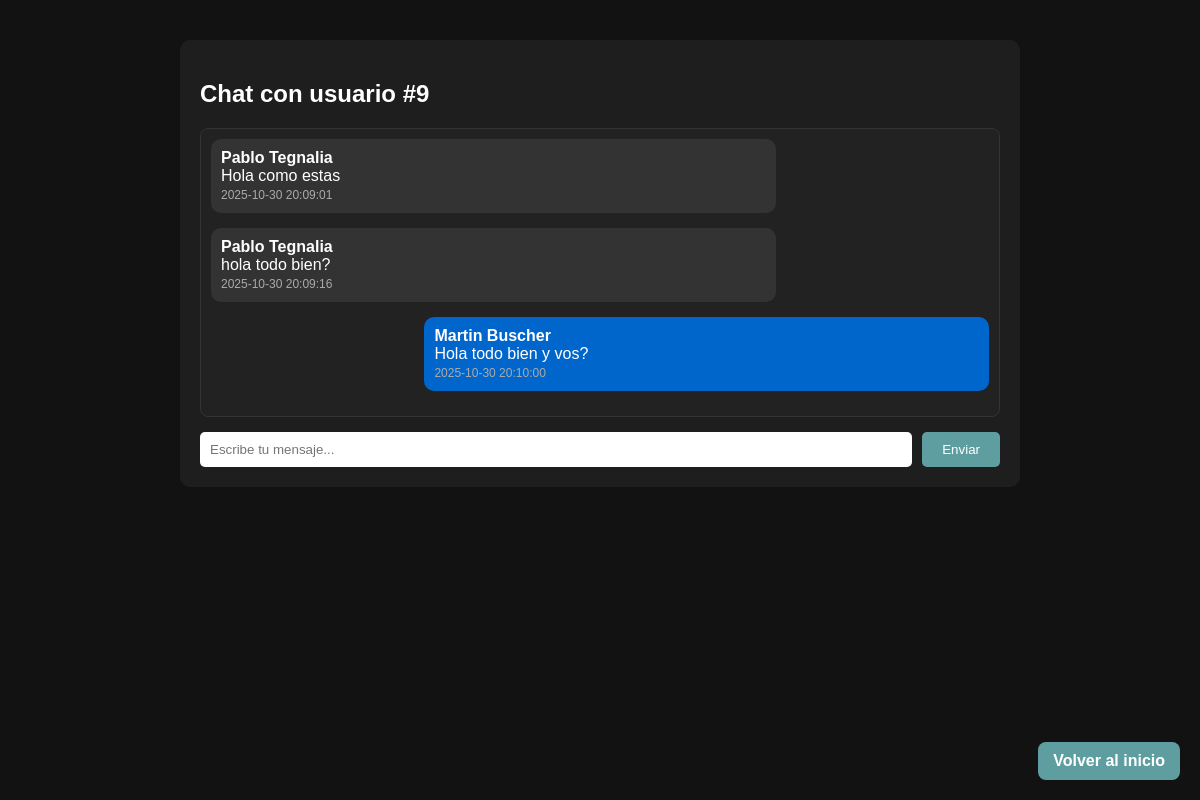
Screenshot of /chat.php?id_receptor=9 (signed in) with the database file from the repository.
### tables this page shows
CREATE TABLE `mensajes` (
  `id_mensaje` int(11) NOT NULL,
  `contenido` varchar(200) NOT NULL,
  `id_receptor` int(11) NOT NULL,
  `id_emisor` int(11) NOT NULL,
  `fecha` datetime NOT NULL
);

CREATE TABLE `usuarios` (
  `id_usuario` int(11) NOT NULL,
  `nombre` varchar(50) NOT NULL,
  `apellido` varchar(50) NOT NULL,
  `email` varchar(50) NOT NULL,
  `tipo_usuario` varchar(50) NOT NULL,
  `fecha_registro` datetime NOT NULL,
  `contrasena` varchar(250) NOT NULL,
  `cv` varchar(255) DEFAULT NULL
);

### mensajesController.php (called while the page is built, shortened)
<?php
class MensajesController {
    private $pdo;
    public function __construct($pdo) {
        $this->pdo = $pdo;
    }
    public function getConversacion($id_emisor, $id_receptor) {
        $stmt = $this->pdo->prepare("
            SELECT m.*, u.nombre, u.apellido
            FROM mensajes m
            INNER JOIN usuarios u ON m.id_emisor = u.id_usuario
            WHERE (m.id_emisor = ? AND m.id_receptor = ?)
               OR (m.id_emisor = ? AND m.id_receptor = ?)
            ORDER BY m.fecha ASC
        ");
        $stmt->execute([$id_emisor, $id_receptor, $id_receptor, $id_emisor]);
        return $stmt->fetchAll(PDO::FETCH_ASSOC);
    }
}
?>

### chat.php (the view, shortened to what this page needs)
<?php
require 'db.php';
require 'mensajesController.php';
$mensajesController = new MensajesController($pdo);
$id_emisor = $_SESSION['id_usuario'];
$id_receptor = $_GET['id_receptor'] ?? null;
$mensajes = $mensajesController->getConversacion($id_emisor, $id_receptor);
?>
<!DOCTYPE html>
<html lang="es">
<head>
</head>
<body>
<div class="chat-container">
    <h2>Chat con usuario #<?php echo htmlspecialchars($id_receptor); ?></h2>
    <div class="mensajes">
        <?php foreach ($mensajes as $m): ?>
            <div class="mensaje <?php echo $m['id_emisor'] == $id_emisor ? 'propietario' : 'ajeno'; ?>">
                <strong><?php echo htmlspecialchars($m['nombre'] . ' ' . $m['apellido']); ?></strong><br>
                <?php echo nl2br(htmlspecialchars($m['contenido'])); ?><br>
                <small><?php echo htmlspecialchars($m['fecha']); ?></small>
            </div>
        <?php endforeach; ?>
    </div>
    <form method="POST">
        <input type="text" name="contenido" placeholder="Escribe tu mensaje..." required>
        <button type="submit">Enviar</button>
    </form>
</div>
<a href="index.php" class="volver">Volver al inicio</a>
</body>
</html>

### chat.php (style rules this page uses)
body { font-family: Arial, sans-serif; background-color: #121212; color: white; margin: 0; padding: 0; }
.chat-container { width: 90%; max-width: 800px; margin: 40px auto; background-color: #1e1e1e; border-radius: 10px; padding: 20px; }
.mensajes { max-height: 400px; overflow-y: auto; border: 1px solid #333; padding: 10px; background-color: #222; border-radius: 8px; }
.mensaje { margin-bottom: 15px; padding: 10px; border-radius: 10px; max-width: 70%; }
.mensaje.propietario { background-color: #0066cc; align-self: flex-end; margin-left: auto; }
.mensaje.ajeno { background-color: #333; }
.mensaje small { color: #aaa; font-size: 12px; }
form { margin-top: 15px; display: flex; gap: 10px; }
input[type="text"] { flex: 1; padding: 10px; border-radius: 5px; border: none; }
button { padding: 10px 20px; background-color: cadetblue; color: white; border: none; border-radius: 5px; cursor: pointer; }
.volver { position: fixed; bottom: 20px; right: 20px; background-color: cadetblue; color: white; padding: 10px 15px; border-radius: 8px; text-decoration: none; font-weight: bold; }

### rows the page displays
mensajes: id_emisor.apellido "Pablo Tegnalia", contenido "Hola como estas", fecha "2025-10-30 20:09:01"
mensajes: id_emisor.apellido "Pablo Tegnalia", contenido "hola todo bien?", fecha "2025-10-30 20:09:16"
mensajes: id_emisor.apellido "Martin Buscher", contenido "Hola todo bien y vos?", fecha "2025-10-30 20:10:00"

### other values shown
$id_receptor "9"
